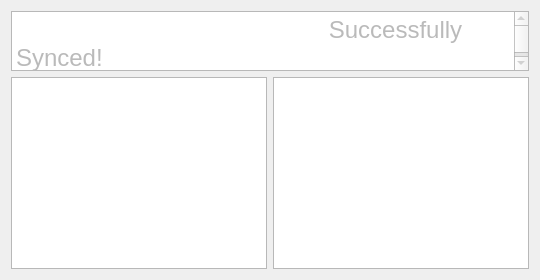
          <widget class="QWidget" name="copypage">
           <property name="enabled">
            <bool>true</bool>
           </property>
           <layout class="QGridLayout" name="gridLayout_7">
            <item row="1" column="0">
             <layout class="QHBoxLayout" name="horizontalLayout_8">
              <item>
               <widget class="QTreeView" name="treeViewL"/>
              </item>
              <item>
               <widget class="QTreeView" name="treeViewR"/>
              </item>
             </layout>
            </item>
            <item row="0" column="0">
             <widget class="QPlainTextEdit" name="plainTextEdit_3">
              <property name="sizePolicy">
               <sizepolicy hsizetype="Expanding" vsizetype="Minimum">
                <horstretch>0</horstretch>
                <verstretch>0</verstretch>
               </sizepolicy>
              </property>
              <property name="maximumSize">
               <size>
                <width>1000000</width>
                <height>60</height>
               </size>
              </property>
              <property name="font">
               <font>
                <pointsize>18</pointsize>
                <weight>50</weight>
                <bold>false</bold>
                <underline>false</underline>
                <strikeout>false</strikeout>
               </font>
              </property>
              <property name="styleSheet">
               <string notr="true">color: rgb(186, 186, 186)</string>
              </property>
              <property name="plainText">
               <string>                                               Successfully Synced!</string>
              </property>
              <property name="backgroundVisible">
               <bool>false</bool>
              </property>
             </widget>
            </item>
           </layout>
           <zorder>plainTextEdit_3</zorder>
           <zorder></zorder>
          </widget>
